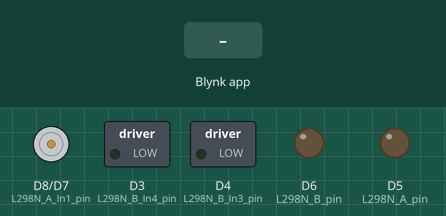
The sketch below on a simulated ESP8266 (NodeMCU). Parts: motor-driver pin pairs drawn as motors (green arrow = first pin HIGH = forward, orange = second pin HIGH = backward, longer = more drive), switched loads named in the sketch (green lamp = pin HIGH), output pins drawn as LEDs (lit = HIGH). The inputs (shaded band) are chosen by the test bench. WiFi joins after 1.5 s; servers stay silent unless stated.

Above: at 3.0 s.
3.1 s: Blynk app writes 1 to V0
At 3.8 s:
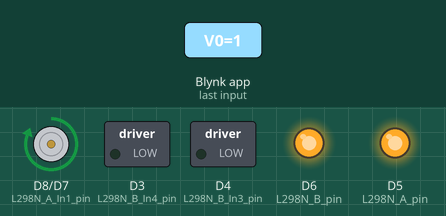
4.6 s: Blynk app writes 0 to V0
At 4.9 s:
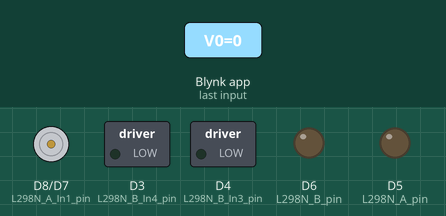
6.1 s: Blynk app writes 200 to V0
At 7.3 s:
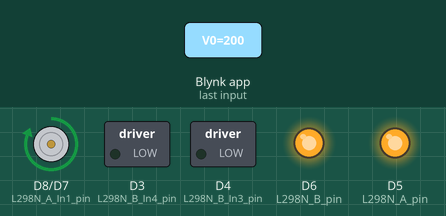
Timing chart, 0 to 9.1 s (numbered marks = the images above; inputs shaded):
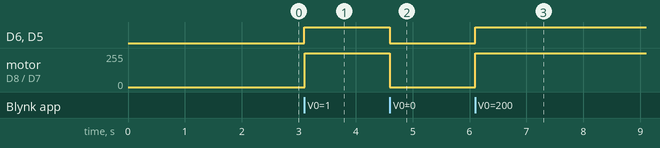

Measured:
- after the input at 3.1 s, D6 (L298N_B_pin), D5 (L298N_A_pin): LOW → HIGH at once; motor on D8 (L298N_A_In1_pin) / D7 (L298N_A_In2_pin): stopped → forward 255/255 at once
- after the input at 4.6 s, D6 (L298N_B_pin), D5 (L298N_A_pin): HIGH → LOW at once; motor on D8 (L298N_A_In1_pin) / D7 (L298N_A_In2_pin): forward 255/255 → stopped at once
- after the input at 6.1 s, D6 (L298N_B_pin), D5 (L298N_A_pin): LOW → HIGH at once; motor on D8 (L298N_A_In1_pin) / D7 (L298N_A_In2_pin): stopped → forward 255/255 at once

The sketch:

code.ino
```cpp
#define BLYNK_PRINT Serial
#include <ESP8266WiFi.h>
#include <BlynkSimpleEsp8266.h>

// You should get Auth Token in the Blynk App.
char auth[] = "KvVJx8ZQ-1ZDPJn4pgmCWEV9CFBXfi4n"; //YourToken
// Your WiFi credentials.
char ssid[] = "Trinh Quang Nam."; //tên wifi nhà bạn
char pass[] = "bubu123789"; //mật khẩu
BlynkTimer timer;

const byte L298N_A_pin = D5; // GPI05
const byte L298N_A_In1_pin = D8; //GPI04
const byte L298N_A_In2_pin = D7; //GPI0

const byte L298N_B_In3_pin = D4; // GPI02
const byte L298N_B_In4_pin = D3; // GPIO14
const byte L298N_B_pin = D6; //GPI12
byte SolSinyal = 0;
byte SagSinyal = 0;
byte ArkaLamba = 0;

void motorSpeed(int prmA, byte prmA1, byte prmA2, int prmB, byte prmB1, byte prmB2)
{
  analogWrite(L298N_A_pin,prmA);
  analogWrite(L298N_B_pin,prmB);

  digitalWrite(L298N_A_In1_pin,prmA1);
  digitalWrite(L298N_A_In2_pin,prmA2);
  digitalWrite(L298N_B_In3_pin,prmB1);
  digitalWrite(L298N_B_In4_pin,prmB2);

}
BLYNK_WRITE(V0) {
  int x = param[0].asInt();
  int y = param[1].asInt();
// x =  -2 -1 0 1 2
// Y =  -2 -1 0 1 2
 if (y>=0)
 {
  ArkaLamba = 0;
 // digitalWrite(Led4_pin,LOW);
 }
 else
 {
  ArkaLamba = 1;
  SolSinyal = 1;
  SagSinyal = 1;
 }
  if ((x==0) && (y==0)) /// stop
 {
   motorSpeed(0,LOW,LOW,0,LOW,LOW);
   SolSinyal = 0;
   SagSinyal = 0;
 }
 else if ((x==0) && (y>0))
 {
  if (y==1){ motorSpeed(700,HIGH,LOW,700,HIGH,LOW); } //
  else { motorSpeed(900,HIGH,LOW,900,HIGH,LOW); }
  SolSinyal = 0;
  SagSinyal = 0;
 }
 else if ((y==0) && (x>0))
 {
  motorSpeed(900,HIGH,LOW,900,LOW,HIGH);
  SagSinyal = 1;
  }
 else if ((y>0) && (x>0))
 {
  motorSpeed(900,HIGH,LOW,700,LOW,LOW);
  SagSinyal = 1;
  }
 else if ((y==0) && (x<0))
 {
  motorSpeed(900,LOW,HIGH,900,HIGH,LOW);
  SolSinyal = 1;
  }
 else if ((y>0) && (x<0))
 {
  motorSpeed(700,LOW,LOW,900,HIGH,LOW);
  SolSinyal = 1;
  }

 if ((y<0) && (x<0))
    motorSpeed(700,LOW,LOW,900,LOW,HIGH);
 else if ((y<0) && (x>0))
    motorSpeed(900,LOW,HIGH,700,LOW,LOW);
 else if ((y<0) && (x==0))
   motorSpeed(900,LOW,HIGH,900,LOW,HIGH);

}

void setup() {
  Serial.begin(115200);
  pinMode(L298N_A_In1_pin,OUTPUT);
  pinMode(L298N_A_In2_pin,OUTPUT);
  pinMode(L298N_B_In3_pin,OUTPUT);
  pinMode(L298N_B_In4_pin,OUTPUT);

 digitalWrite(L298N_A_In1_pin,LOW);
 digitalWrite(L298N_A_In2_pin,LOW);
 digitalWrite(L298N_B_In3_pin,LOW);
 digitalWrite(L298N_B_In4_pin,LOW);

  Blynk.begin(auth, ssid, pass);
  timer.setInterval(1000L, sendTemps);
}
void sendTemps()
{

}

void loop() {
  Blynk.run();
  timer.run();
}
```
